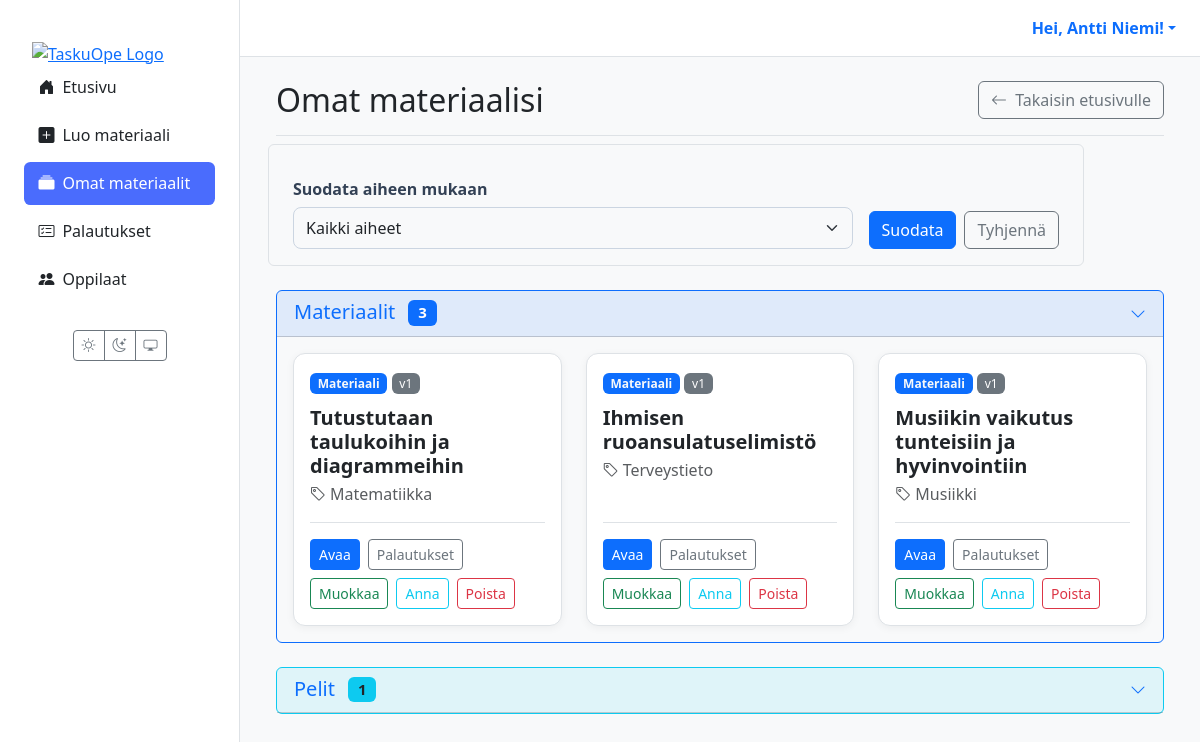
/materiaalit/ (signed in), run on the app's committed database.
### users/models.py (models this page shows, shortened)
class CustomUser(AbstractUser):
    class Role(models.TextChoices):
        TEACHER = 'TEACHER', 'Teacher'
        STUDENT = 'STUDENT', 'Student'
    role = models.CharField(max_length=50, choices=Role.choices, default=Role.STUDENT)
    grade_class = models.PositiveSmallIntegerField(
        verbose_name="Luokka-aste",
        null=True,
        blank=True,
        choices=[(i, f"{i}. luokka") for i in range(1, 7)]
    )
    profile_image = models.ImageField(
        verbose_name="Profiilikuva",
        upload_to='profile_pics/',
        null=True,
        blank=True
    )

### materials/models.py (models this page shows, shortened)
class Material(models.Model):
    class MaterialType(models.TextChoices):
        TASK = 'tehtävä', _('Tehtävä')
        LEARNING_MATERIAL = 'oppimateriaali', _('Oppimateriaali')
        TEST = 'testi', _('Testi')
        EXAM = 'koe', _('Koe')
        GAME = 'peli', _('Peli')
    class Status(models.TextChoices):
        DRAFT = 'DRAFT', _('Luonnos')
        PENDING_APPROVAL = 'PENDING', _('Odottaa hyväksyntää')
        APPROVED = 'APPROVED', _('Hyväksytty')
        REJECTED = 'REJECTED', _('Hylätty')
    GRADE_CHOICES = [(str(i), f"{i}. luokka") for i in range(1, 7)]
    id = models.UUIDField(primary_key=True, default=uuid.uuid4, editable=False)
    title = models.CharField(max_length=255, verbose_name=_("Otsikko"))
    content = models.TextField(
        verbose_name=_("Sisältö"),
        help_text=_("Raakasisältö, esim. AI:n tuottama teksti.")
    )
    structured_content = models.JSONField(
        null=True,
        blank=True,
        verbose_name=_("Jäsennelty sisältö"),
        help_text=_("Esim. monivalinnat tai tehtävän rakenne JSON-muodossa.")
    )
    material_type = models.CharField(
        max_length=50,
        choices=MaterialType.choices,
        default=MaterialType.TASK,
        verbose_name=_("Materiaalin tyyppi"),
    )
    subject = models.CharField(max_length=100, null=True, blank=True, verbose_name=_("Aine"))
    grade_level = models.CharField(
        max_length=20,
        choices=GRADE_CHOICES,
        null=True,
        blank=True,
        verbose_name=_("Luokka-aste"),
    )
    audience = models.JSONField(
        null=True,
        blank=True,
        verbose_name=_("Kohderyhmä"),
        help_text=_("Esim. {'learning_styles': ['visuaalinen'], 'languages': ['fi']}")
    )
    author = models.ForeignKey(
        settings.AUTH_USER_MODEL,
        related_name='authored_materials',
        on_delete=models.CASCADE,
        limit_choices_to={'role': 'TEACHER'},
        verbose_name=_("Tekijä (opettaja)"),
    )
    prompt = models.ForeignKey(
        Prompt,
        on_delete=models.SET_NULL,
        null=True,
        blank=True,
        verbose_name=_("Kehoite"),
    )
    status = models.CharField(
        max_length=50,
        choices=Status.choices,
        default=Status.DRAFT,
        verbose_name=_("Tila"),
    )
    version = models.IntegerField(default=1, verbose_name=_("Versio"))
    parent = models.ForeignKey(
        'self',
        on_delete=models.SET_NULL,
        null=True,
        blank=True,
        related_name='versions',
        verbose_name=_("Edellinen versio"),
    )
    created_at = models.DateTimeField(auto_now_add=True, verbose_name=_("Luotu"))
    updated_at = models.DateTimeField(auto_now=True, verbose_name=_("Päivitetty"))
    class Meta:
        verbose_name = _("Materiaali")
        verbose_name_plural = _("Materiaalit")

### materials/views/teacher.py (the view)
# urls.py: path("materiaalit/", views.material_list_view, name="material_list"),
@login_required(login_url='kirjaudu')
def material_list_view(request):
    if request.user.role != 'TEACHER':
        messages.error(request, "Vain opettajat voivat nähdä tämän sivun.")
        return redirect('dashboard')
    selected_subject = request.GET.get('subject', '')
    all_materials = Material.objects.filter(author=request.user).order_by('-created_at')
    normal_materials = all_materials.exclude(material_type='peli')
    game_materials = all_materials.filter(material_type='peli')
    subjects = all_materials.exclude(subject__isnull=True).exclude(subject='').values_list('subject', flat=True).distinct().order_by('subject')
    if selected_subject:
        normal_materials = normal_materials.filter(subject=selected_subject)
        game_materials = game_materials.filter(subject=selected_subject)
    context = {
        'materials': normal_materials,  # Normaalit materiaalit
        'games': list(game_materials[:50]),  # Pelit erikseen
        'subjects': subjects,
        'selected_subject': selected_subject,
    }
    return render(request, 'materials/list.html', context)

### templates/materials/list.html (shortened to what this page needs)
{% extends 'partials/base.html' %}
{% load static %}
{% block content %}
<div class="container-fluid">
  <div class="d-flex justify-content-between align-items-center mb-4 border-bottom pb-3">
    <h1 class="h2 mb-0">Omat materiaalisi</h1>
    <a href="{% url 'dashboard' %}" class="btn btn-outline-secondary">
      <i class="bi bi-arrow-left me-1"></i> Takaisin etusivulle
    </a>
  </div>
  <div style="max-width: 800px;" class="mb-4">
    <form method="get" class="row g-3 align-items-end p-3 rounded border">
      <div class="col-md">
        <label for="subject-filter" class="form-label fw-bold">Suodata aiheen mukaan</label>
        <select name="subject" id="subject-filter" class="form-select">
          <option value="">Kaikki aiheet</option>
        </select>
      </div>
      <div class="col-md-auto">
        <div class="d-flex gap-2">
          <button type="submit" class="btn btn-primary">Suodata</button>
          <a href="{% url 'material_list' %}" class="btn btn-outline-secondary">Tyhjennä</a>
        </div>
      </div>
    </form>
  </div>
<section class="mb-4">
  <div class="card border-primary">
    <div class="card-header bg-primary bg-opacity-10">
      <button class="btn btn-link w-100 text-start text-decoration-none p-0"
              type="button"
              data-bs-toggle="collapse"
              data-bs-target="#materialsCollapse"
              aria-expanded="true"
              aria-controls="materialsCollapse">
        <div class="d-flex justify-content-between align-items-center">
          <h5 class="mb-0">Materiaalit <span class="badge bg-primary ms-2">{{ materials|length }}</span></h5>
          <i class="bi bi-chevron-down"></i>
        </div>
      </button>
    </div>
    <div id="materialsCollapse" class="collapse show">
      <div class="card-body">
        <div class="row row-cols-1 row-cols-md-2 row-cols-xl-3 g-4">
          {% for m in materials %}
            <div class="col">
              <div class="card material-card h-100">
                <div class="card-body d-flex flex-column">
                  <div class="mb-2">
                    <span class="badge bg-primary text-light">Materiaali</span>
                    <span class="badge bg-secondary fw-normal">v{{ m.version }}</span>
                  </div>
                  <h5 class="card-title mt-1">{{ m.title }}</h5>
                  <p class="card-subtitle mb-3 text-muted">
                    <i class="bi bi-tag me-1"></i>{{ m.subject|default:'Ei määritelty' }}
                  </p>
                  <div class="card-actions mt-auto pt-3">
                    <a class="btn btn-sm btn-primary" href="{% url 'material_detail' material_id=m.id %}">Avaa</a>
                    <a class="btn btn-sm btn-outline-secondary" href="{% url 'view_submissions' material_id=m.id %}">Palautukset</a>
                    <a class="btn btn-sm btn-outline-success" href="{% url 'material_edit' material_id=m.id %}">Muokkaa</a>
                    <a class="btn btn-sm btn-outline-info" href="{% url 'assign_material' material_id=m.id %}">Anna</a>
                    <button type="button" class="btn btn-sm btn-outline-danger"
                            data-bs-toggle="modal"
                            data-bs-target="#deleteMaterialModal-{{ m.id }}">
                      Poista
                    </button>
                  </div>
                </div>
              </div>
            </div>
          {% empty %}
            <div class="col-12"><div class="alert alert-info">Ei materiaaleja tällä suodatuksella.</div></div>
          {% endfor %}
        </div>
      </div>
    </div>
  </div>
</section>
{% if games %}
<section class="mb-4">
  <div class="card border-info">
    <div class="card-header bg-info bg-opacity-10">
      <button class="btn btn-link w-100 text-start text-decoration-none p-0"
              type="button"
              data-bs-toggle="collapse"
              data-bs-target="#gamesCollapse"
              aria-expanded="false"
              aria-controls="gamesCollapse">
        <div class="d-flex justify-content-between align-items-center">
          <h5 class="mb-0">Pelit <span class="badge bg-info text-dark ms-2">{{ games|length }}</span></h5>
          <i class="bi bi-chevron-down"></i>
        </div>
      </button>
    </div>
  </div>
</section>
{% endif %}
</div>
{% endblock %}

### templates/partials/base.html (shortened to what this page needs)
{% load static %}
<!DOCTYPE html>
<html lang="fi" data-bs-theme="light">
<head>
  <link href="https://cdn.jsdelivr.net/npm/bootstrap@5.3.2/dist/css/bootstrap.min.css" rel="stylesheet">
  <link rel="stylesheet" href="https://cdn.jsdelivr.net/npm/bootstrap-icons@1.11.3/font/bootstrap-icons.min.css">
  <link rel="stylesheet" href="{% static 'css/style.css' %}">
</head>
<body>
  <div class="main-layout-container">
    <aside class="sidebar d-none d-lg-flex flex-column">
      <div class="flex-column w-100">
        <a href="{% url 'dashboard' %}" class="px-3 pt-3 d-block"><img src="{% static 'images/logo1.png' %}" alt="TaskuOpe Logo" class="img-fluid"></a>
        {% with nm=request.resolver_match.url_name %}
        <nav class="nav nav-pills flex-column mb-4 px-2">
          <a href="{% url 'dashboard' %}" class="nav-link {% if nm == 'dashboard' %}active{% endif %}"><i class="bi bi-house-door-fill me-2"></i>Etusivu</a>
          {% if request.user.is_authenticated and request.user.role == 'STUDENT' %}
            <a href="{% url 'student_assignments' %}" class="nav-link {% if nm == 'student_assignments' %}active{% endif %}"><i class="bi bi-list-check me-2"></i>Omat tehtävät</a>
            <a href="{% url 'student_games' %}" class="nav-link {% if nm == 'student_games' %}active{% endif %}"><i class="bi bi-controller me-2"></i>Pelit</a>
            <a href="{% url 'student_grades' %}" class="nav-link {% if nm == 'student_grades' %}active{% endif %}"><i class="bi bi-award me-2"></i>Palautukset & arvioinnit</a>
          {% elif request.user.is_authenticated and request.user.role == 'TEACHER' %}
            <a href="{% url 'create_material' %}" class="nav-link {% if nm == 'create_material' %}active{% endif %}"><i class="bi bi-plus-square-fill me-2"></i>Luo materiaali</a>
            <a href="{% url 'material_list' %}" class="nav-link {% if nm == 'material_list' %}active{% endif %}"><i class="bi bi-collection-fill me-2"></i>Omat materiaalit</a>
            <a href="{% url 'view_all_submissions' %}" class="nav-link {% if nm == 'view_all_submissions' %}active{% endif %}"><i class="bi bi-card-checklist me-2"></i>Palautukset</a>
            <a href="{% url 'teacher_student_list' %}" class="nav-link {% if nm == 'teacher_student_list' %}active{% endif %}"><i class="bi bi-people-fill me-2"></i>Oppilaat</a>
          {% endif %}
        </nav>
        {% endwith %}
        <div class="mt-auto text-center pb-3">
          <div class="btn-group"><button id="theme-light" class="btn btn-outline-secondary btn-sm"><i class="bi bi-sun"></i></button><button id="theme-dark" class="btn btn-outline-secondary btn-sm"><i class="bi bi-moon-stars"></i></button><button id="theme-system" class="btn btn-outline-secondary btn-sm"><i class="bi bi-display"></i></button></div>
        </div>
      </div>
    </aside>
    <div class="main-content-wrapper">
      <header class="main-header d-none d-lg-flex justify-content-end align-items-center px-4 py-3">
        <div class="dropdown">
          <a href="#" class="d-flex align-items-center text-decoration-none dropdown-toggle" data-bs-toggle="dropdown">
            <strong>Hei, {{ user.get_full_name|default:user.username }}!</strong>
          </a>
        </div>
      </header>
      <main class="page-content">
        {% block content %}{% endblock %}
      </main>
    </div>
  </div>
</body>
</html>

### TaskuOpe/static/css/style.css (style rules this page uses)
:root { --sidebar-width: 240px; }
[data-bs-theme="light"] { --bg-color: #f8f9fa; --card-bg-color: #ffffff; --text-color: #212529; --border-color: #dee2e6; --bs-body-bg: var(--bg-color); --bs-body-color: var(--text-color); --bs-border-color: var(--border-color); --bs-card-bg: var(--card-bg-color); }
html, body { height: 100%; overflow: hidden; }
.main-layout-container { display: flex; flex-direction: row; height: 100%; width: 100%; background-color: var(--bs-body-bg); }
.sidebar { width: var(--sidebar-width); flex-shrink: 0; height: 100vh; overflow-y: auto; background-color: var(--card-bg-color); border-right: 1px solid var(--border-color); padding: 1.5rem 1rem; }
.main-content-wrapper { flex-grow: 1; display: flex; flex-direction: column; height: 100vh; overflow: hidden; }
.main-header { flex-shrink: 0; background-color: var(--card-bg-color); border-bottom: 1px solid var(--border-color); padding: 0.75rem 1.5rem; }
.page-content { flex-grow: 1; overflow-y: auto; padding: 1.5rem; }
.sidebar .nav-link { color: var(--text-color); font-weight: 500; padding: 0.6rem 0.9rem; border-radius: 0.4rem; margin-bottom: 0.3rem; transition: background 0.2s; }
.sidebar .nav-link.active { background-color: #4a6cfd; color: #fff; }
.card-body, #markdown-preview { display: flow-root; }
#markdown-preview h1, .card-body h1, #markdown-preview h2, .card-body h2, #markdown-preview h3, .card-body h3, #markdown-preview h4, .card-body h4, #markdown-preview p, .card-body p, #markdown-preview ul, .card-body ul, #markdown-preview ol, .card-body ol, #markdown-preview blockquote, .card-body blockquote { margin-bottom: 1.25rem; }
.form-label { font-weight: 600; margin-bottom: 6px; color: #334155; }
.form-control, .form-select { border: 1px solid #cbd5e1; padding: 8px 12px; border-radius: 8px; transition: border-color 0.2s, box-shadow 0.2s; }
:root { --taskuope-font-sans: system-ui, -apple-system, "Segoe UI", Roboto, "Helvetica Neue", Arial, sans-serif; }
.material-card { border: 1px solid var(--border-color); border-radius: 0.75rem; box-shadow: 0 2px 8px rgba(0,0,0,0.05); transition: transform 0.2s ease, box-shadow 0.2s ease; background-color: var(--card-bg-color); }
.material-card .card-title { font-weight: 600; color: var(--text-color); }
.material-card .card-actions { border-top: 1px solid var(--border-color); display: flex; flex-wrap: wrap; gap: 0.5rem; align-items: center; }

### data on the page
CustomUser: get_full_name "Antti Niemi"
Material: version "1", title "Tutustutaan taulukoihin ja diagrammeihin", subject "Matematiikka"
Material: version "1", title "Ihmisen ruoansulatuselimistö", subject "Terveystieto"
Material: version "1", title "Musiikin vaikutus tunteisiin ja hyvinvointiin", subject "Musiikki"

### other printed values
{{ materials|length }} "3"
{{ games|length }} "1"
